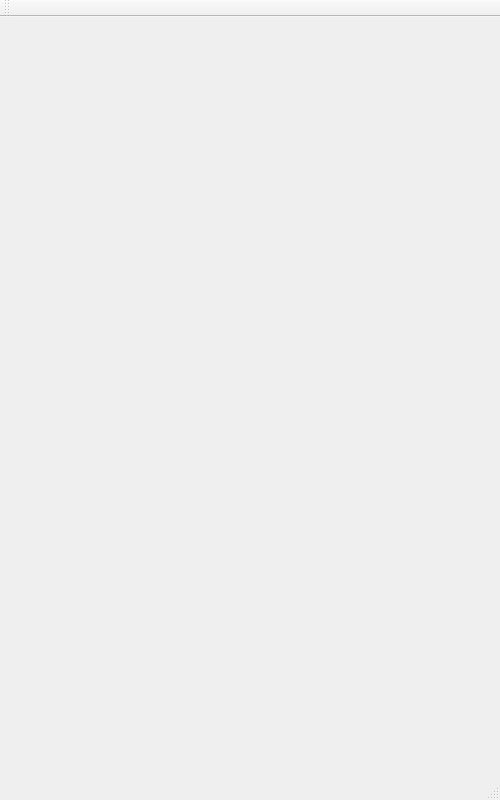
<?xml version="1.0" encoding="UTF-8"?>
<ui version="4.0">
 <class>MainWindow</class>
 <widget class="QMainWindow" name="MainWindow">
  <property name="geometry">
   <rect>
    <x>0</x>
    <y>0</y>
    <width>500</width>
    <height>800</height>
   </rect>
  </property>
  <property name="windowTitle">
   <string>MainWindow</string>
  </property>
  <widget class="QWidget" name="centralWidget"/>
  <widget class="QMenuBar" name="menuBar">
   <property name="geometry">
    <rect>
     <x>0</x>
     <y>0</y>
     <width>500</width>
     <height>24</height>
    </rect>
   </property>
  </widget>
  <widget class="QToolBar" name="mainToolBar">
   <attribute name="toolBarArea">
    <enum>TopToolBarArea</enum>
   </attribute>
   <attribute name="toolBarBreak">
    <bool>false</bool>
   </attribute>
  </widget>
  <widget class="QStatusBar" name="statusBar"/>
 </widget>
 <layoutdefault spacing="6" margin="11"/>
 <resources/>
 <connections/>
</ui>
